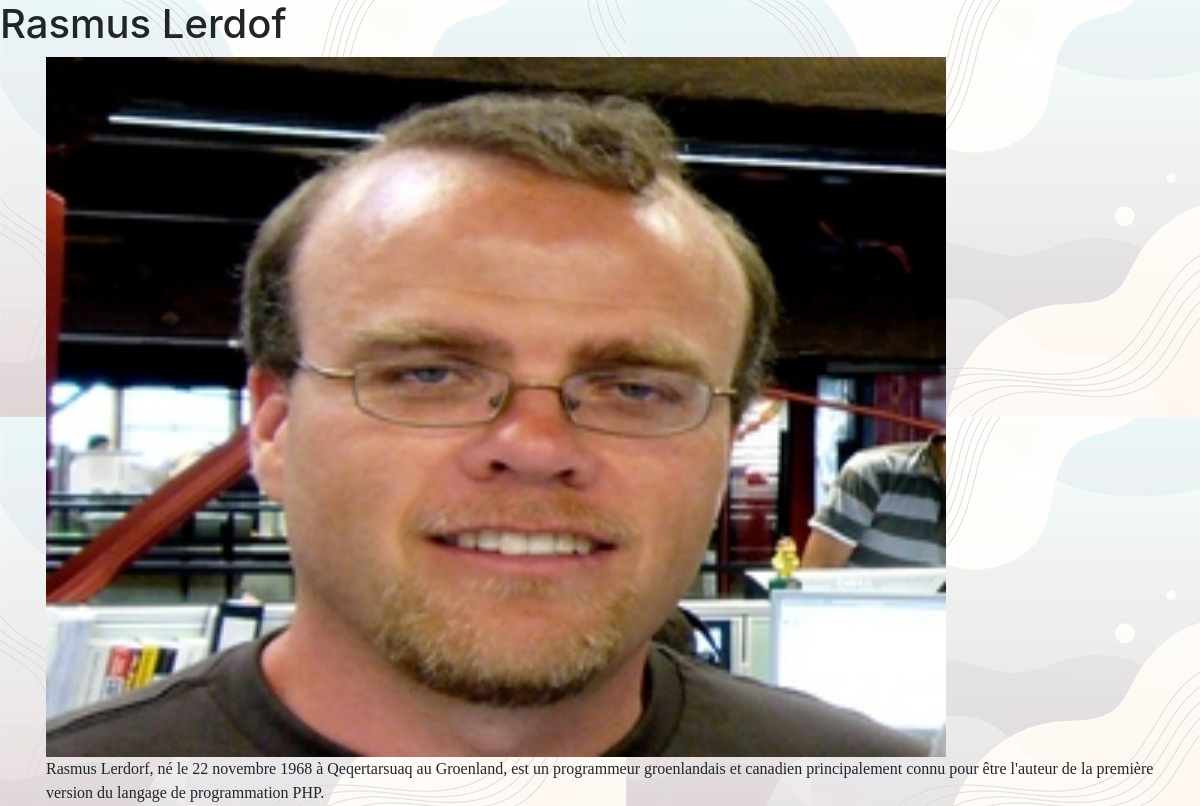
The page /liste_details.php?id=3 on the database its author committed.
### tables this page shows
CREATE TABLE `personnages` (
  `id` int(11) NOT NULL,
  `nom_complet` varchar(50) DEFAULT NULL,
  `nom_image` varchar(50) DEFAULT NULL,
  `historique` text DEFAULT NULL
);

### liste_details.php (the view, shortened to what this page needs)
<?php
    require_once "database.php";
    $id = $_GET["id"];
    $sql = $db->prepare("SELECT * FROM personnages WHERE id = :id");
    $sql->execute([':id' => $id]);
    $data = $sql->fetch(PDO::FETCH_OBJ);
?>
<!DOCTYPE html>
<html lang="fr">
<head>
    <link rel="stylesheet" href="https://cdn.jsdelivr.net/npm/bootstrap@4.5.3/dist/css/bootstrap.min.css">
    <link rel="stylesheet" href="style.css">
</head>
<body>
<h1><?php echo $data->nom_complet ?></h1>
    <div class="container">
        <table>
            <tbody>
                <td>
                    <img class="img_detail" src="images/<?php echo $data->nom_image ?>" alt="<?php echo $data->$nom_image ?>">
                    <br>
                    <div class="historique"><?php echo $data->historique ?></div>
                </td>
            </tbody>
        </table>
    </div>
</body>
</html>

### style.css (style rules this page uses)
body { background-image: url("images/background-image.jpg"); }
.historique { font-family: Italianno, Verdana; }
.img_detail { width:900px; height:700px; }

### rows shown on the page
personnages: nom_complet "Rasmus Lerdof", nom_image (picture), historique "Rasmus Lerdorf, né le 22 novembre 1968 à Qeqertarsuaq au Groenland, est un programmeur groenlandais et canadien principalement connu pour être l'auteur de la première version du langage de programmation PHP."
